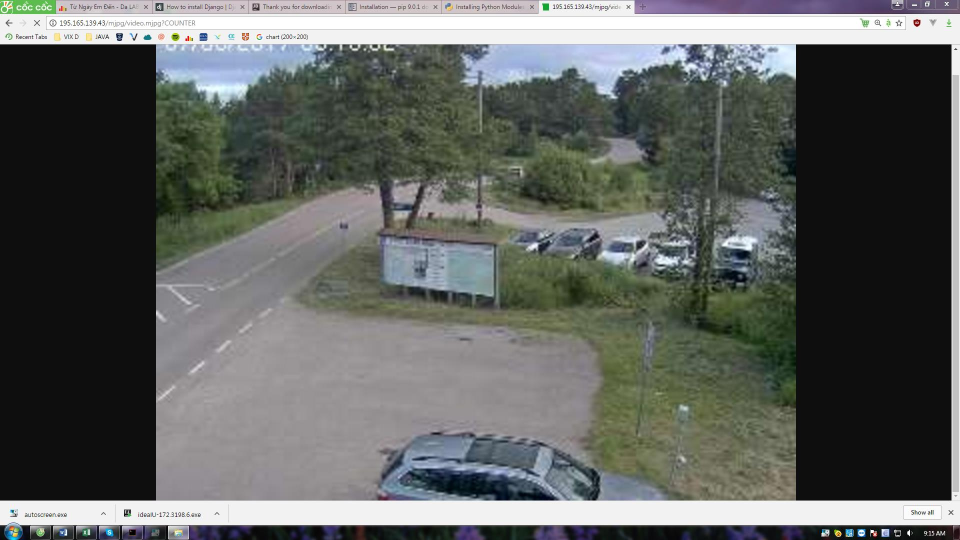
#> input picture images/2017-07-06_09-15-41-308.jpeg, 1920 x 1080 px (shown at 1/2 size)
$ python -i display_fp.py   (imports and definitions only)   (Python 2 division)   (older library calls are emulated)
#> lines starting #> are read from the running program, lines starting #| are printed output that depends on the picture
__author__ = 'jeremy'
import fingerprint_core
import matplotlib.pyplot as plt
from Tkinter import Tk
from tkFileDialog import askopenfilename
import cv2
import numpy as np

def get_file():

    Tk().withdraw() # we don't want a full GUI, so keep the root window from appearing
    filename = askopenfilename() # show an "Open" dialog box and return the path to the selected file
#> the answer given: ../images/2017-07-06_09-15-41-308.jpeg
    print(filename)
    img_array=cv2.imread(filename)
#> img_array is the input picture: shape (1080, 1920, 3); mean B, G, R 95.5, 98.4, 95.5
 #   cv2.imshow('image',img_array)
 #   cv2.waitKey(100)
    return(img_array)

def fp(img, bounding_box=None):
    if (bounding_box is not None) and (bounding_box != np.array([0, 0, 0, 0])).all():
        img = crop_image_to_bb(img, bounding_box)
    #crop out the outer 1/s of the image for color/texture-based features
    s = 5
    h = img.shape[1]
#> h = 1920
    w = img.shape[0]
#> w = 1080
    r = [h / s, w / s, h - 2 * h / s, w - 2 * w / s]
#> r = [384, 216, 1152, 648]

    roi = np.zeros((r[3], r[2], 3), np.uint8)
    # should use imageop.crop here instead, its prob. faster
    for xx in range(r[2]):
        for yy in range(r[3]):
            roi[yy, xx, :] = img[yy + r[1], xx + r[0], :]
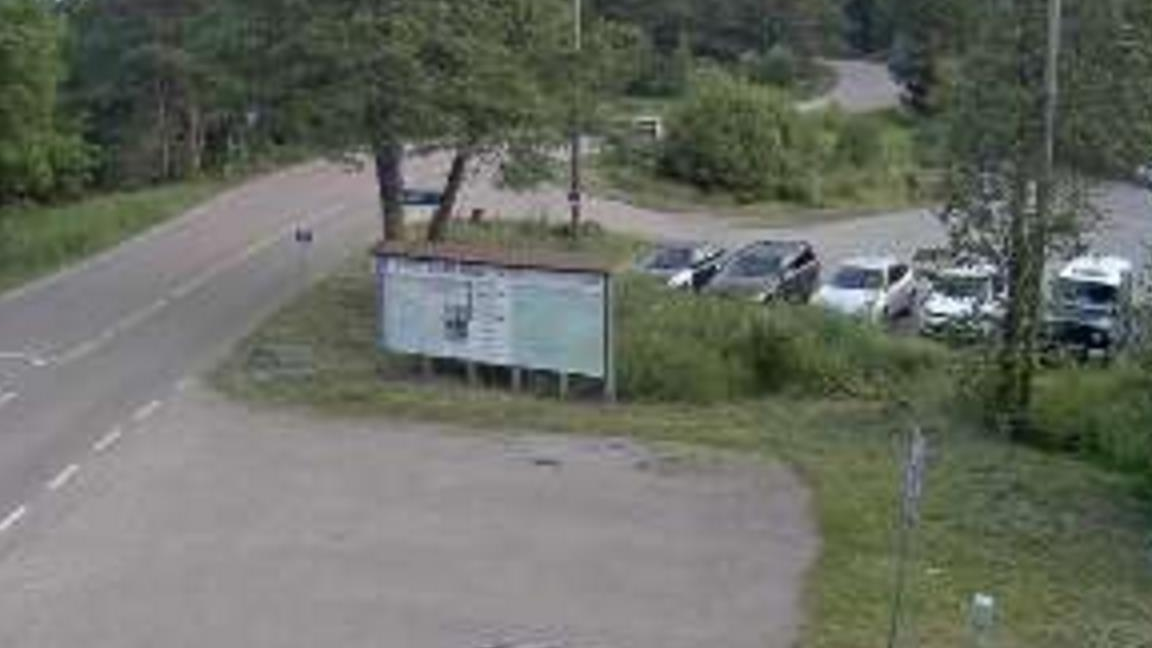
#> roi: shape (648, 1152, 3); mean B, G, R 100.3, 109.4, 105.3

    hsv = cv2.cvtColor(roi, cv2.COLOR_BGR2HSV)
#> hsv: shape (648, 1152, 3); mean H, S, V 82.4, 38.3, 111.8

    #OpenCV uses  H: 0 - 180, S: 0 - 255, V: 0 - 255
    #histograms
    bins = 50
    n_pixels = roi.shape[0] * roi.shape[1]
#> n_pixels = 746496

    hist_hue = cv2.calcHist([hsv], [0], None, [bins], [0, 180])
#> hist_hue = 50 values, max 143387 at index 48, min 107 at index 42, mean 14929.9
    hist_hue = [item for sublist in hist_hue for item in sublist]  #flatten nested
    hist_hue = np.divide(hist_hue, n_pixels)
#> hist_hue = 50 values, max 0.192 at index 48, min 0.000143 at index 42, mean 0.02

    hist_sat = cv2.calcHist([hsv], [1], None, [bins], [0, 255])
#> hist_sat = 50 values, max 185674 at index 1, min 0 at index 49, mean 14926
    hist_sat = [item for sublist in hist_sat for item in sublist]
    hist_sat = np.divide(hist_sat, n_pixels)
#> hist_sat = 50 values, max 0.249 at index 1, min 0 at index 49, mean 0.02

    hist_int = cv2.calcHist([hsv], [2], None, [bins], [0, 255])
#> hist_int = 50 values, max 72861 at index 29, min 0 at index 0, mean 14926.2
    hist_int = [item for sublist in hist_int for item in sublist]  #flatten nested list
    hist_int = np.divide(hist_int, n_pixels)
#> hist_int = 50 values, max 0.0976 at index 29, min 0 at index 0, mean 0.02

    #Uniformity  t(5)=sum(p.^ 2);
    hue_uniformity = np.dot(hist_hue, hist_hue)
#> hue_uniformity = 0.0833
    sat_uniformity = np.dot(hist_sat, hist_sat)
#> sat_uniformity = 0.0928
    int_uniformity = np.dot(hist_int, hist_int)
#> int_uniformity = 0.0468

    #Entropy   t(6)=-sum(p. *(log2(p+ eps)));
    eps = 1e-15
    l_hue = np.log2(hist_hue + eps)
#> l_hue = 50 values, max -2.38 at index 48, min -12.77 at index 42, mean -6.89
    hue_entropy = np.dot(hist_hue, l_hue)
#> hue_entropy = -4.43
    l_sat = np.log2(hist_sat + eps)
#> l_sat = 50 values, max -2.01 at index 1, min -49.83 at index 49, mean -9.77
    sat_entropy = np.dot(hist_sat, l_sat)
#> sat_entropy = -4.08
    l_int = np.log2(hist_int + eps)
#> l_int = 50 values, max -3.36 at index 29, min -49.83 at index 0, mean -8.53
    int_entropy = np.dot(hist_int, l_int)
#> int_entropy = -4.65


    fig = plt.figure()
    fig.subplots_adjust(left=0.2, wspace=0.6)

    ax1 = fig.add_subplot(311)
    hist_max=180.0
    bins_start= int(hist_max/float(bins)/2)
    bins_end = int(hist_max-hist_max/float(bins)/2)+1
    print('bins start'+str(bins_start))
    bin_edges = range(0,int(hist_max)+1,int(hist_max/bins))
    print('bin edges'+str(bin_edges))
    bin_centers = range(bins_start,bins_end,int(hist_max/float(bins)))
    print(bin_centers)
    print(len(bin_centers))
#> (the run stopped early here; a loop or call above may not have finished)

$ run again, on images/bike_parade.jpg
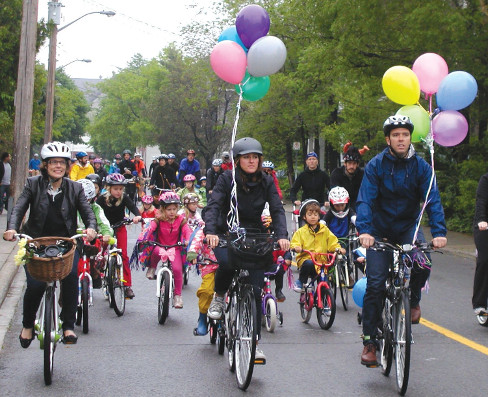
#> input picture images/bike_parade.jpg, 488 x 397 px
#> in get_file, img_array is the input picture: shape (397, 488, 3); mean B, G, R 111.8, 117.6, 119.5
#> after the loop in fp, `for xx in range(r[2]):`:
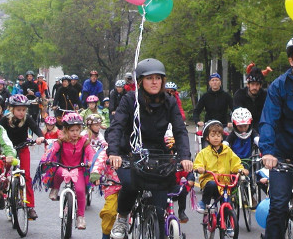
#> roi: shape (239, 293, 3); mean B, G, R 90.8, 97, 102.5
#> hsv: shape (239, 293, 3); mean H, S, V 82.5, 70.8, 113.6
#> in fp, `hist_hue = cv2.calcHist([hsv], [0], None, [bins], [0, 180])`: hist_hue = 50 values, max 6766 at index 10, min 129 at index 17, mean 1400.5
#> in fp, `hist_hue = np.divide(hist_hue, n_pixels)`: hist_hue = 50 values, max 0.0966 at index 10, min 0.00184 at index 17, mean 0.02
#> in fp, `hist_sat = cv2.calcHist([hsv], [1], None, [bins], [0, 255])`: hist_sat = 50 values, max 5378 at index 3, min 4 at index 48, mean 1400.5
#> in fp, `hist_sat = np.divide(hist_sat, n_pixels)`: hist_sat = 50 values, max 0.0768 at index 3, min 5.71e-05 at index 48, mean 0.02
#> in fp, `hist_int = cv2.calcHist([hsv], [2], None, [bins], [0, 255])`: hist_int = 50 values, max 3035 at index 7, min 0 at index 0, mean 1389.9
#> in fp, `hist_int = np.divide(hist_int, n_pixels)`: hist_int = 50 values, max 0.0433 at index 7, min 0 at index 0, mean 0.0198
#> hue_uniformity = 0.0385
#> sat_uniformity = 0.0347
#> int_uniformity = 0.0267
#> l_hue = 50 values, max -3.37 at index 10, min -9.08 at index 17, mean -6.24
#> hue_entropy = -5.11
#> l_sat = 50 values, max -3.7 at index 3, min -14.1 at index 48, mean -6.59
#> sat_entropy = -5.13
#> l_int = 50 values, max -4.53 at index 7, min -49.83 at index 0, mean -7.82
#> int_entropy = -5.3

$ run again, on images/cat.jpg
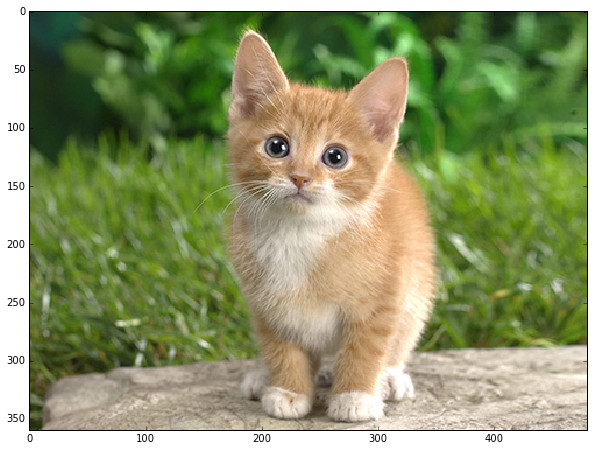
#> input picture images/cat.jpg, 594 x 451 px
#> in get_file, img_array is the input picture: shape (451, 594, 3); mean B, G, R 105.7, 149.5, 140.7
#> after the loop in fp, `for xx in range(r[2]):`:
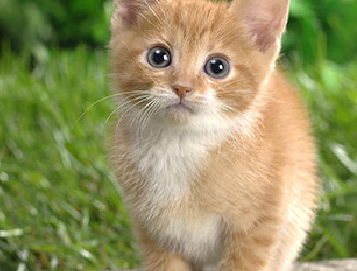
#> roi: shape (271, 357, 3); mean B, G, R 95.9, 146.2, 147.4
#> hsv: shape (271, 357, 3); mean H, S, V 29.4, 112.9, 160.9
#> in fp, `hist_hue = cv2.calcHist([hsv], [0], None, [bins], [0, 180])`: hist_hue = 50 values, max 24947 at index 4, min 0 at index 17, mean 1934.9
#> in fp, `hist_hue = np.divide(hist_hue, n_pixels)`: hist_hue = 50 values, max 0.258 at index 4, min 0 at index 17, mean 0.02
#> in fp, `hist_sat = cv2.calcHist([hsv], [1], None, [bins], [0, 255])`: hist_sat = 50 values, max 4858 at index 20, min 3 at index 49, mean 1934.8
#> in fp, `hist_sat = np.divide(hist_sat, n_pixels)`: hist_sat = 50 values, max 0.0502 at index 20, min 3.1e-05 at index 49, mean 0.02
#> in fp, `hist_int = cv2.calcHist([hsv], [2], None, [bins], [0, 255])`: hist_int = 50 values, max 4883 at index 26, min 3 at index 0, mean 1907.6
#> in fp, `hist_int = np.divide(hist_int, n_pixels)`: hist_int = 50 values, max 0.0505 at index 26, min 3.1e-05 at index 0, mean 0.0197
#> hue_uniformity = 0.15
#> sat_uniformity = 0.0289
#> int_uniformity = 0.0305
#> l_hue = 50 values, max -1.96 at index 4, min -49.83 at index 17, mean -13.53
#> hue_entropy = -3.2
#> l_sat = 50 values, max -4.32 at index 20, min -14.98 at index 49, mean -6.54
#> sat_entropy = -5.24
#> l_int = 50 values, max -4.31 at index 26, min -14.98 at index 0, mean -6.77
#> int_entropy = -5.11
